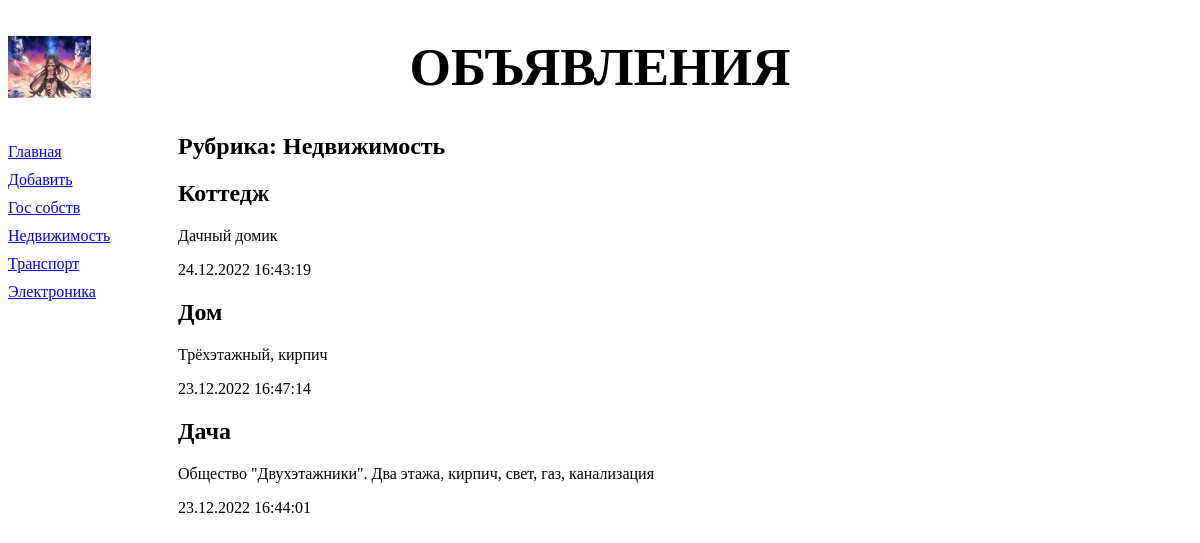
Screenshot of /bboard/1/ with the database file from the repository.
### bboard/models.py (models this page shows, shortened)
class Rubric(models.Model):
    name = models.CharField(max_length=20, db_index=True, verbose_name='Название')
    class Meta:
        verbose_name_plural = 'Рубрики'
        verbose_name = 'Рубрика'
        ordering = ['name']

class Bb(models.Model):
    title = models.CharField(max_length=50, verbose_name='Товар')
    content = models.TextField(null=True, blank=True, verbose_name='Описание')
    price = models.FloatField(null=True, blank=True, verbose_name='Цена')
    published = models.DateTimeField(auto_now_add=True, db_index=True, verbose_name='Опубликовано')
    rubric = models.ForeignKey('Rubric', null=True, on_delete=models.PROTECT, verbose_name='Рубрика')
    class Meta:
        verbose_name_plural = 'Объявления'
        verbose_name = 'Объявление'
        ordering = ['-published']

### bboard/views.py (the view)
# urls.py: path('<int:rubric_id>/', by_rubric, name='by_rubric'),
def by_rubric(request,rubric_id):
    bbs = Bb.objects.filter(rubric=rubric_id)
    rubrics = Rubric.objects.all()
    current_rubric = Rubric.objects.get(pk=rubric_id)
    context = {'bbs': bbs, 'rubrics': rubrics, 'current_rubric': current_rubric}
    return render(request, 'bboard/by_rubric.html', context)

### bboard/templates/bboard/by_rubric.html (shortened to what this page needs)
{% extends "layout/basic.html" %}
{% block content %}
<h2>Рубрика: {{ current_rubric.name }}</h2>
{% for item in bbs %}
<div>
    <h2>{{ item.title }}</h2>
    <p>{{ item.content }}</p>
    <p>{{ item.published|date:"d.m.Y H:i:s" }}</p>
</div>
{% endfor %}
{% endblock %}

### bboard/templates/layout/basic.html (shortened to what this page needs)
{% load static %}
<!DOCTYPE html>
<html lang="en">
<head>
    <link rel="stylesheet" type="text/css" href="{% static 'bboard/style.css' %}">
</head>
<body>
    <header>
        <h1>Объявления</h1>
    </header>
    <nav>
        <a href="{% url 'index' %}">Главная</a>
        <a href="{% url 'add' %}">Добавить</a>
        {% for rubric in rubrics %}
        <a href="{% url 'by_rubric' rubric.pk %}">
            {{ rubric.name }}</a>
        {% endfor %}
    </nav>
    <section>
        {% block content %}
        {% endblock %}
    </section>
</body>
</html>

### bboard/static/bboard/style.css (style rules this page uses)
header h1 { font-size: 40pt; text-transform: uppercase; text-align: center; background: url("bg.jpg") left / auto 100% no-repeat; }
nav { font-size 16pt; width: 150px; float: left; }
nav a { display: block; margin: 10px 0px; }
section { margin-left: 170px; }

### rows the page displays
Rubric: name "Гос собств"
Rubric: name "Недвижимость"
Rubric: name "Транспорт"
Rubric: name "Электроника"
Bb: title "Коттедж", content "Дачный домик", published "24.12.2022 16:43:19"
Bb: title "Дом", content "Трёхэтажный, кирпич", published "23.12.2022 16:47:14"
Bb: title "Дача", content "Общество \"Двухэтажники\". Два этажа, кирпич, свет, газ, канализация", published "23.12.2022 16:44:01"
